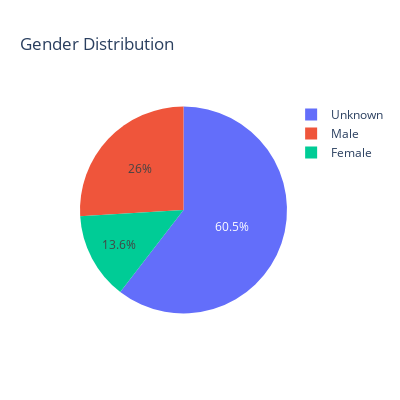

Source (notebook cell):
### Code cell
fig = px.pie(data_pie_gender, values='gender_count', names='CustomerGender', title='Gender Distribution')
fig.update_layout(
    width=400, 
    height=400,  
)
fig.show()

### Figure 1 — Plotly figure (JSON) as saved in the notebook; plotly's stock layout.template omitted (floating-point values rounded to 4 significant figures)
{"data": [{"domain": {"x": [0, 1], "y": [0, 1]}, "hovertemplate": "CustomerGender=%{label}<br>gender_count=%{value}<extra></extra>", "labels": ["Unknown", "Male", "Female"], "legendgroup": "", "name": "", "showlegend": true, "type": "pie", "values": [634040, 272150, 142385]}], "layout": {"height": 400, "legend": {"tracegroupgap": 0}, "title": {"text": "Gender Distribution"}, "width": 400}}
